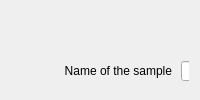
        <widget class="QFrame" name="frame_42">
         <property name="frameShape">
          <enum>QFrame::NoFrame</enum>
         </property>
         <property name="frameShadow">
          <enum>QFrame::Raised</enum>
         </property>
         <layout class="QHBoxLayout" name="horizontalLayout_19">
          <item>
           <widget class="QFrame" name="frame_16">
            <property name="frameShape">
             <enum>QFrame::NoFrame</enum>
            </property>
            <property name="frameShadow">
             <enum>QFrame::Raised</enum>
            </property>
            <widget class="QPushButton" name="btn_create_sample_number">
             <property name="geometry">
              <rect>
               <x>370</x>
               <y>30</y>
               <width>91</width>
               <height>31</height>
              </rect>
             </property>
             <property name="text">
              <string>Create</string>
             </property>
            </widget>
            <widget class="QLabel" name="label_26">
             <property name="geometry">
              <rect>
               <x>180</x>
               <y>0</y>
               <width>180</width>
               <height>30</height>
              </rect>
             </property>
             <property name="minimumSize">
              <size>
               <width>0</width>
               <height>30</height>
              </size>
             </property>
             <property name="maximumSize">
              <size>
               <width>16777215</width>
               <height>30</height>
              </size>
             </property>
             <property name="styleSheet">
              <string notr="true">font: 75 18pt &quot;MS Shell Dlg 2&quot;;</string>
             </property>
             <property name="text">
              <string>Sample</string>
             </property>
             <property name="alignment">
              <set>Qt::AlignCenter</set>
             </property>
            </widget>
            <widget class="QLineEdit" name="le_set_sample_name">
             <property name="enabled">
              <bool>true</bool>
             </property>
             <property name="geometry">
              <rect>
               <x>170</x>
               <y>50</y>
               <width>113</width>
               <height>20</height>
              </rect>
             </property>
            </widget>
            <widget class="QLabel" name="label_31">
             <property name="geometry">
              <rect>
               <x>10</x>
               <y>50</y>
               <width>151</width>
               <height>20</height>
              </rect>
             </property>
             <property name="minimumSize">
              <size>
               <width>151</width>
               <height>0</height>
              </size>
             </property>
             <property name="maximumSize">
              <size>
               <width>151</width>
               <height>16777215</height>
              </size>
             </property>
             <property name="text">
              <string>Name of the sample</string>
             </property>
             <property name="alignment">
              <set>Qt::AlignRight|Qt::AlignTrailing|Qt::AlignVCenter</set>
             </property>
            </widget>
            <widget class="QLabel" name="label_32">
             <property name="geometry">
              <rect>
               <x>10</x>
               <y>80</y>
               <width>151</width>
               <height>20</height>
              </rect>
             </property>
             <property name="minimumSize">
              <size>
               <width>151</width>
               <height>0</height>
              </size>
             </property>
             <property name="maximumSize">
              <size>
               <width>151</width>
               <height>16777215</height>
              </size>
             </property>
             <property name="text">
              <string>Emission file</string>
             </property>
             <property name="alignment">
              <set>Qt::AlignRight|Qt::AlignTrailing|Qt::AlignVCenter</set>
             </property>
            </widget>
            <widget class="QPushButton" name="btn_delete_sample">
             <property name="geometry">
              <rect>
               <x>370</x>
               <y>80</y>
               <width>91</width>
               <height>31</height>
              </rect>
             </property>
             <property name="text">
              <string>Delete</string>
             </property>
            </widget>
            <widget class="QListWidget" name="ls_list_of_samples">
             <property name="geometry">
              <rect>
               <x>480</x>
               <y>10</y>
               <width>161</width>
               <height>201</height>
              </rect>
             </property>
             <property name="maximumSize">
              <size>
               <width>200</width>
               <height>16777215</height>
              </size>
             </property>
            </widget>
            <widget class="QLabel" name="label_29">
             <property name="geometry">
              <rect>
               <x>10</x>
               <y>110</y>
               <width>151</width>
               <height>20</height>
              </rect>
             </property>
             <property name="minimumSize">
              <size>
               <width>151</width>
               <height>0</height>
              </size>
             </property>
             <property name="maximumSize">
              <size>
               <width>151</width>
               <height>16777215</height>
              </size>
             </property>
             <property name="text">
              <string>Concentration of the sample</string>
             </property>
             <property name="alignment">
              <set>Qt::AlignRight|Qt::AlignTrailing|Qt::AlignVCenter</set>
             </property>
            </widget>
            <widget class="QLineEdit" name="le_set_sample_concentration">
             <property name="geometry">
              <rect>
               <x>170</x>
               <y>110</y>
               <width>113</width>
               <height>20</height>
              </rect>
             </property>
            </widget>
            <widget class="QLabel" name="label_30">
             <property name="geometry">
              <rect>
               <x>290</x>
               <y>110</y>
               <width>47</width>
               <height>13</height>
              </rect>
             </property>
             <property name="text">
              <string>mol/L</string>
             </property>
             <property name="scaledContents">
              <bool>true</bool>
             </property>
            </widget>
            <widget class="Line" name="line_5">
             <property name="geometry">
              <rect>
               <x>640</x>
               <y>0</y>
               <width>20</width>
               <height>221</height>
              </rect>
             </property>
             <property name="orientation">
              <enum>Qt::Vertical</enum>
             </property>
            </widget>
            <widget class="QLabel" name="label_33">
             <property name="geometry">
              <rect>
               <x>10</x>
               <y>140</y>
               <width>151</width>
               <height>20</height>
              </rect>
             </property>
             <property name="minimumSize">
              <size>
               <width>151</width>
               <height>0</height>
              </size>
             </property>
             <property name="maximumSize">
              <size>
               <width>151</width>
               <height>16777215</height>
              </size>
             </property>
             <property name="text">
              <string>Fluorescence QY of the sample</string>
             </property>
             <property name="alignment">
              <set>Qt::AlignRight|Qt::AlignTrailing|Qt::AlignVCenter</set>
             </property>
            </widget>
            <widget class="QLineEdit" name="le_set_fluo_qy">
             <property name="geometry">
              <rect>
               <x>170</x>
               <y>140</y>
               <width>113</width>
               <height>20</height>
              </rect>
             </property>
            </widget>
            <widget class="QListWidget" name="ls_solvent">
             <property name="geometry">
              <rect>
               <x>180</x>
               <y>170</y>
               <width>191</width>
               <height>41</height>
              </rect>
             </property>
             <property name="maximumSize">
              <size>
               <width>300</width>
               <height>41</height>
              </size>
             </property>
            </widget>
            <widget class="QLabel" name="label_34">
             <property name="geometry">
              <rect>
               <x>10</x>
               <y>180</y>
               <width>151</width>
               <height>20</height>
              </rect>
             </property>
             <property name="minimumSize">
              <size>
               <width>151</width>
               <height>0</height>
              </size>
             </property>
             <property name="maximumSize">
              <size>
               <width>151</width>
               <height>16777215</height>
              </size>
             </property>
             <property name="text">
              <string>Solvent</string>
             </property>
             <property name="alignment">
              <set>Qt::AlignRight|Qt::AlignTrailing|Qt::AlignVCenter</set>
             </property>
            </widget>
            <widget class="QListWidget" name="ls_terminal_parameters">
             <property name="geometry">
              <rect>
               <x>660</x>
               <y>10</y>
               <width>231</width>
               <height>201</height>
              </rect>
             </property>
            </widget>
            <widget class="QPushButton" name="btn_sample_info">
             <property name="geometry">
              <rect>
               <x>370</x>
               <y>130</y>
               <width>91</width>
               <height>31</height>
              </rect>
             </property>
             <property name="text">
              <string>Infos</string>
             </property>
            </widget>
            <widget class="QDialogButtonBox" name="btn_open">
             <property name="geometry">
              <rect>
               <x>180</x>
               <y>80</y>
               <width>91</width>
               <height>23</height>
              </rect>
             </property>
             <property name="locale">
              <locale language="English" country="UnitedStates"/>
             </property>
             <property name="standardButtons">
              <set>QDialogButtonBox::Open</set>
             </property>
             <property name="centerButtons">
              <bool>true</bool>
             </property>
            </widget>
            <widget class="QListWidget" name="ls_terminal_information_for_users_parameters">
             <property name="geometry">
              <rect>
               <x>1050</x>
               <y>0</y>
               <width>231</width>
               <height>291</height>
              </rect>
             </property>
            </widget>
           </widget>
          </item>
         </layout>
        </widget>
